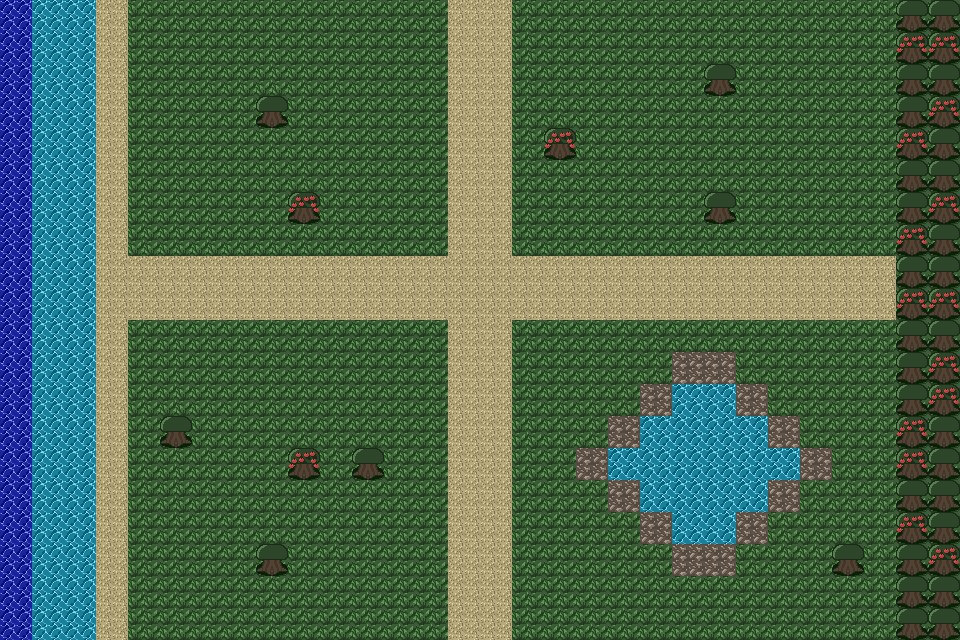

A level layout from a 2D game, rendered from its tile map. Below: a short description, then the map file with its tile-grid data intact:
An orthogonal 30x20 tile map with 32x32 px tiles, 3 tile layers (Grass Layer, Water Layer, Wall Layer) and 4 objects (3x SnowmanThing, Player).

<map version="1.10" tiledversion="1.10.2" orientation="orthogonal" renderorder="right-down" width="30" height="20" tilewidth="32" tileheight="32" infinite="0" nextlayerid="6" nextobjectid="8">
 <tileset firstgid="1" source="overworldTileset.tsx" />
 <layer id="1" name="Grass Layer" width="30" height="20">
  <data encoding="csv">
0,0,0,9,1,1,1,1,1,1,1,1,1,1,9,9,1,1,1,1,1,1,1,1,1,1,1,1,1,1,
0,0,0,9,1,1,1,1,1,1,1,1,1,1,9,9,1,1,1,1,1,1,1,1,1,1,1,1,1,1,
0,0,0,9,1,1,1,1,1,1,1,1,1,1,9,9,1,1,1,1,1,1,1,1,1,1,1,1,1,1,
0,0,0,9,1,1,1,1,1,1,1,1,1,1,9,9,1,1,1,1,1,1,1,1,1,1,1,1,1,1,
0,0,0,9,1,1,1,1,1,1,1,1,1,1,9,9,1,1,1,1,1,1,1,1,1,1,1,1,1,1,
0,0,0,9,1,1,1,1,1,1,1,1,1,1,9,9,1,1,1,1,1,1,1,1,1,1,1,1,1,1,
0,0,0,9,1,1,1,1,1,1,1,1,1,1,9,9,1,1,1,1,1,1,1,1,1,1,1,1,1,1,
0,0,0,9,1,1,1,1,1,1,1,1,1,1,9,9,1,1,1,1,1,1,1,1,1,1,1,1,1,1,
0,0,0,9,9,9,9,9,9,9,9,9,9,9,9,9,9,9,9,9,9,9,9,9,9,9,9,9,1,1,
0,0,0,9,9,9,9,9,9,9,9,9,9,9,9,9,9,9,9,9,9,9,9,9,9,9,9,9,1,1,
0,0,0,9,1,1,1,1,1,1,1,1,1,1,9,9,1,1,1,1,1,1,1,1,1,1,1,1,1,1,
0,0,0,9,1,1,1,1,1,1,1,1,1,1,9,9,1,1,1,1,1,4,4,1,1,1,1,1,1,1,
0,0,0,9,1,1,1,1,1,1,1,1,1,1,9,9,1,1,1,1,4,1,1,4,1,1,1,1,1,1,
0,0,0,9,1,1,1,1,1,1,1,1,1,1,9,9,1,1,1,4,1,1,1,1,4,1,1,1,1,1,
0,0,0,9,1,1,1,1,1,1,1,1,1,1,9,9,1,1,4,1,1,1,1,1,1,4,1,1,1,1,
0,0,0,9,1,1,1,1,1,1,1,1,1,1,9,9,1,1,1,4,1,1,1,1,4,1,1,1,1,1,
0,0,0,9,1,1,1,1,1,1,1,1,1,1,9,9,1,1,1,1,4,1,1,4,1,1,1,1,1,1,
0,0,0,9,1,1,1,1,1,1,1,1,1,1,9,9,1,1,1,1,1,4,4,1,1,1,1,1,1,1,
0,0,0,9,1,1,1,1,1,1,1,1,1,1,9,9,1,1,1,1,1,1,1,1,1,1,1,1,1,1,
0,0,0,9,1,1,1,1,1,1,1,1,1,1,9,9,1,1,1,1,1,1,1,1,1,1,1,1,1,1
</data>
 </layer>
 <layer id="5" name="Water Layer" width="30" height="20">
  <data encoding="csv">
0,8,8,0,0,0,0,0,0,0,0,0,0,0,0,0,0,0,0,0,0,0,0,0,0,0,0,0,0,0,
0,8,8,0,0,0,0,0,0,0,0,0,0,0,0,0,0,0,0,0,0,0,0,0,0,0,0,0,0,0,
0,8,8,0,0,0,0,0,0,0,0,0,0,0,0,0,0,0,0,0,0,0,0,0,0,0,0,0,0,0,
0,8,8,0,0,0,0,0,0,0,0,0,0,0,0,0,0,0,0,0,0,0,0,0,0,0,0,0,0,0,
0,8,8,0,0,0,0,0,0,0,0,0,0,0,0,0,0,0,0,0,0,0,0,0,0,0,0,0,0,0,
0,8,8,0,0,0,0,0,0,0,0,0,0,0,0,0,0,0,0,0,0,0,0,0,0,0,0,0,0,0,
0,8,8,0,0,0,0,0,0,0,0,0,0,0,0,0,0,0,0,0,0,0,0,0,0,0,0,0,0,0,
0,8,8,0,0,0,0,0,0,0,0,0,0,0,0,0,0,0,0,0,0,0,0,0,0,0,0,0,0,0,
0,8,8,0,0,0,0,0,0,0,0,0,0,0,0,0,0,0,0,0,0,0,0,0,0,0,0,0,0,0,
0,8,8,0,0,0,0,0,0,0,0,0,0,0,0,0,0,0,0,0,0,0,0,0,0,0,0,0,0,0,
0,8,8,0,0,0,0,0,0,0,0,0,0,0,0,0,0,0,0,0,0,0,0,0,0,0,0,0,0,0,
0,8,8,0,0,0,0,0,0,0,0,0,0,0,0,0,0,0,0,0,0,0,0,0,0,0,0,0,0,0,
0,8,8,0,0,0,0,0,0,0,0,0,0,0,0,0,0,0,0,0,0,8,8,0,0,0,0,0,0,0,
0,8,8,0,0,0,0,0,0,0,0,0,0,0,0,0,0,0,0,0,8,8,8,8,0,0,0,0,0,0,
0,8,8,0,0,0,0,0,0,0,0,0,0,0,0,0,0,0,0,8,8,8,8,8,8,0,0,0,0,0,
0,8,8,0,0,0,0,0,0,0,0,0,0,0,0,0,0,0,0,0,8,8,8,8,0,0,0,0,0,0,
0,8,8,0,0,0,0,0,0,0,0,0,0,0,0,0,0,0,0,0,0,8,8,0,0,0,0,0,0,0,
0,8,8,0,0,0,0,0,0,0,0,0,0,0,0,0,0,0,0,0,0,0,0,0,0,0,0,0,0,0,
0,8,8,0,0,0,0,0,0,0,0,0,0,0,0,0,0,0,0,0,0,0,0,0,0,0,0,0,0,0,
0,8,8,0,0,0,0,0,0,0,0,0,0,0,0,0,0,0,0,0,0,0,0,0,0,0,0,0,0,0
</data>
 </layer>
 <layer id="4" name="Wall Layer" width="30" height="20">
  <data encoding="csv">
7,0,0,0,0,0,0,0,0,0,0,0,0,0,0,0,0,0,0,0,0,0,0,0,0,0,0,0,2,2,
7,0,0,0,0,0,0,0,0,0,0,0,0,0,0,0,0,0,0,0,0,0,0,0,0,0,0,0,5,5,
7,0,0,0,0,0,0,0,0,0,0,0,0,0,0,0,0,0,0,0,0,0,2,0,0,0,0,0,2,2,
7,0,0,0,0,0,0,0,2,0,0,0,0,0,0,0,0,0,0,0,0,0,0,0,0,0,0,0,2,5,
7,0,0,0,0,0,0,0,0,0,0,0,0,0,0,0,0,5,0,0,0,0,0,0,0,0,0,0,5,2,
7,0,0,0,0,0,0,0,0,0,0,0,0,0,0,0,0,0,0,0,0,0,0,0,0,0,0,0,2,2,
7,0,0,0,0,0,0,0,0,5,0,0,0,0,0,0,0,0,0,0,0,0,2,0,0,0,0,0,2,5,
7,0,0,0,0,0,0,0,0,0,0,0,0,0,0,0,0,0,0,0,0,0,0,0,0,0,0,0,5,2,
7,0,0,0,0,0,0,0,0,0,0,0,0,0,0,0,0,0,0,0,0,0,0,0,0,0,0,0,2,2,
7,0,0,0,0,0,0,0,0,0,0,0,0,0,0,0,0,0,0,0,0,0,0,0,0,0,0,0,5,5,
7,0,0,0,0,0,0,0,0,0,0,0,0,0,0,0,0,0,0,0,0,0,0,0,0,0,0,0,2,2,
7,0,0,0,0,0,0,0,0,0,0,0,0,0,0,0,0,0,0,0,0,0,0,0,0,0,0,0,2,5,
7,0,0,0,0,0,0,0,0,0,0,0,0,0,0,0,0,0,0,0,0,0,0,0,0,0,0,0,2,5,
7,0,0,0,0,2,0,0,0,0,0,0,0,0,0,0,0,0,0,0,0,0,0,0,0,0,0,0,5,2,
7,0,0,0,0,0,0,0,0,5,0,2,0,0,0,0,0,0,0,0,0,0,0,0,0,0,0,0,5,2,
7,0,0,0,0,0,0,0,0,0,0,0,0,0,0,0,0,0,0,0,0,0,0,0,0,0,0,0,2,2,
7,0,0,0,0,0,0,0,0,0,0,0,0,0,0,0,0,0,0,0,0,0,0,0,0,0,0,0,5,2,
7,0,0,0,0,0,0,0,2,0,0,0,0,0,0,0,0,0,0,0,0,0,0,0,0,0,2,0,2,5,
7,0,0,0,0,0,0,0,0,0,0,0,0,0,0,0,0,0,0,0,0,0,0,0,0,0,0,0,2,2,
7,0,0,0,0,0,0,0,0,0,0,0,0,0,0,0,0,0,0,0,0,0,0,0,0,0,0,0,2,2
</data>
 </layer>
 <objectgroup id="2" name="Player Layer">
  <object id="3" name="Player" x="496" y="304">
   <point />
  </object>
 </objectgroup>
 <objectgroup id="3" name="Enemy Layer">
  <object id="4" name="SnowmanThing" x="368" y="272">
   <point />
  </object>
  <object id="5" name="SnowmanThing" x="368" y="568">
   <point />
  </object>
  <object id="7" name="SnowmanThing" x="656" y="168">
   <point />
  </object>
 </objectgroup>
</map>